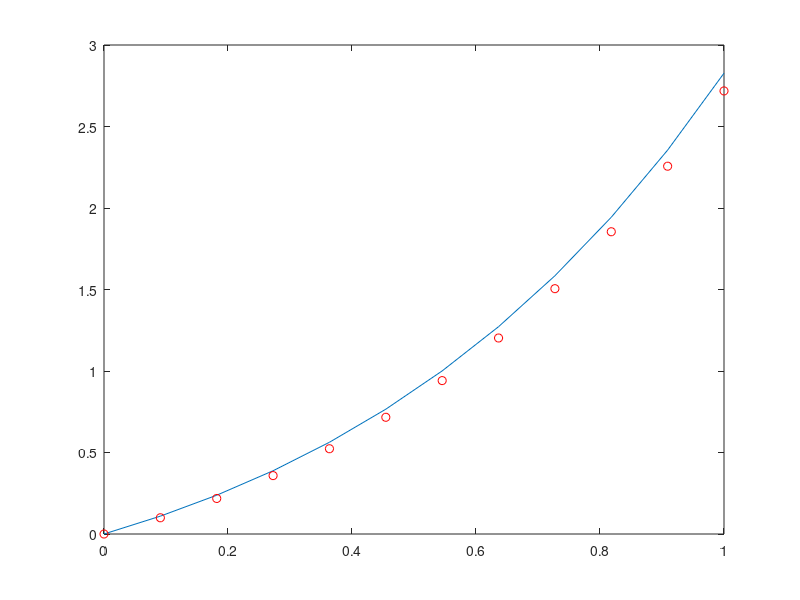

MATLAB code for this plot:
clear, clc;
f = @(x) exp(x) .* (-x .^2 + x + 2);
g = @(x) x .* exp(x);
a = 0;
b = 1;
ax = @(x) 1;
bx = @(x) -x;
cx = @(x) 1;
ua = 0;
ubf = 2 * exp(1);
c = b-a;
n = 10;
h = c/(n+1);
x = linspace((a+h),(b-h),n);

a1 = [(-2 * ax(x) + cx(x) * h^2).* diag(eye(n)); -1];
A1 = diag(a1);
a2 = (ax(x) +1/2 * bx(x) * h)' .* diag(eye(n));
A2 = diag(a2, 1);
a3 = [(ax(x(2:n)) -1/2 * bx(x(2:n)) * h)' .* diag(eye(n-1)); 1];
A3 = diag(a3, -1);

A = A1  + A2 + A3;

F = h^2 * f(x);
F(1) = F(1) - ua;
F = [F 1/2 * h^2*f(b) - h * ubf];
U = linsolve(A,F');
U = [ua U'];
X = [a x b];
plot(X, U, X, g(X), 'ro');
E = max(abs(g(X) - U));